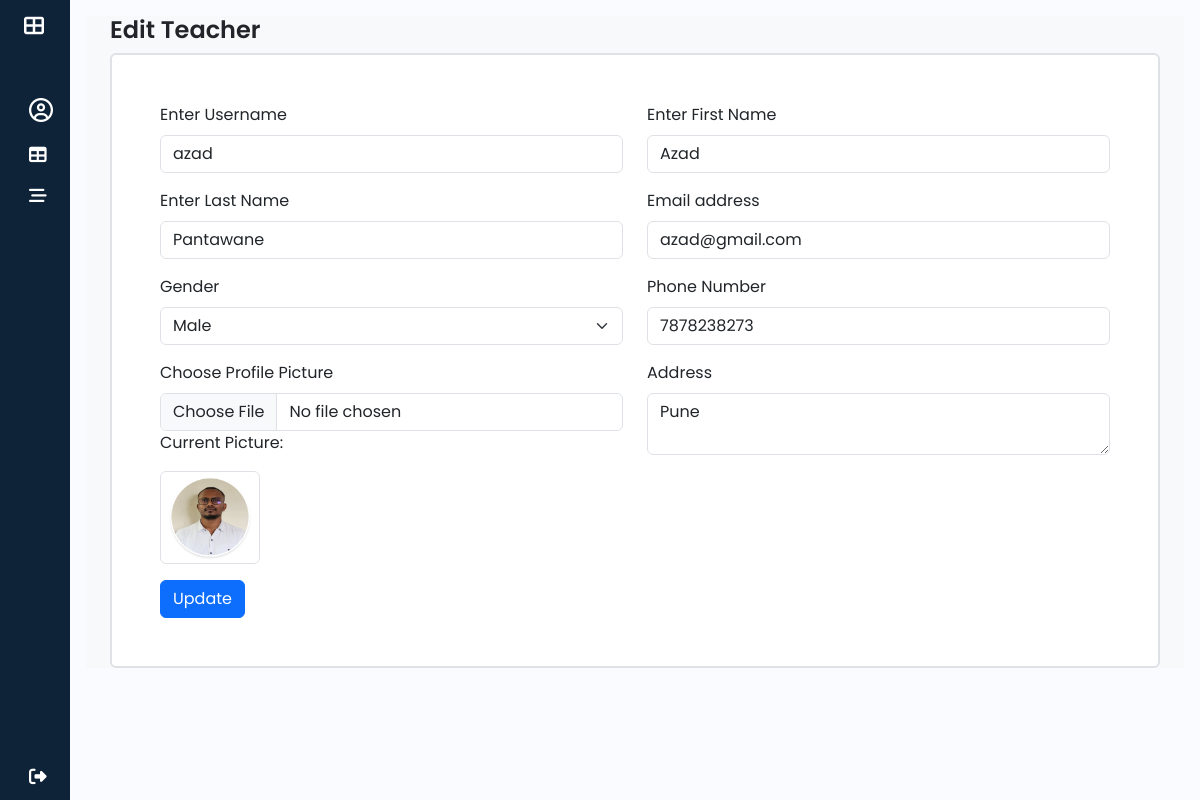
Page /admins/teacher/update/26/ on the committed database.
### attendance/models.py (models this page shows, shortened)
class Teacher(models.Model):
    user = models.OneToOneField(User,on_delete=models.CASCADE,primary_key=True,related_name='teacher_model')
    gender = models.CharField(max_length=20,default='male')
    phone_no = models.CharField(max_length=10,unique=True,null=True,blank=True)
    address = models.TextField(null=True,blank=True)
    joining_date = models.DateField(auto_now_add=True)
    department = models.CharField(max_length=100,null=True,blank=True)
    is_active = models.BooleanField(default=True)
    created_at = models.DateTimeField(auto_now_add=True,blank=True,null=True)
    updated_at = models.DateTimeField(auto_now=True,blank=True,null=True)

class User(AbstractUser):
    USER_TYPE = [
        ('ADMIN', 'Admin'),
        ('STUDENT','student'),
        ('TEACHER','teacher'),
    ]
    user_type = models.CharField(max_length=25,choices = USER_TYPE,default='STUDENT',null=False,blank=False)
    profile_pic = models.ImageField(upload_to='profile_pics/',null=True,blank=True)
    email_verified = models.BooleanField(default=False)
    otp = models.CharField(max_length=6, blank=True, null=True)
    groups = models.ManyToManyField(
        Group,
        related_name="custom_user_groups",  # Avoids conflict with auth.User.groups
        blank=True
    )
    user_permissions = models.ManyToManyField(
        Permission,
        related_name="custom_user_permissions",  # Avoids conflict with auth.User.user_permissions
        blank=True
    )

### ITP_STU_ATTENDANCE/adminViews.py (the view, shortened to what this page needs)
# urls.py: path('admins/teacher/update/<int:id>/',adminViews.teacher_edit,name="teacher_edit"),
def teacher_edit(request,id):
    teacher = get_object_or_404(Teacher,user_id=id)
    return render(request, 'admin/editTeacher.html', {'teacher': teacher})

### templates/admin/editTeacher.html (shortened to what this page needs)
{% extends "base.html" %}
{% block content %}
    <section class="container-fluid bg-light" id="main-content">
        <section class="container">
            <h1>Edit Teacher</h1>
            <div class="content bg-white p-5 my-auto border border-2 rounded">
                <form method="POST" enctype="multipart/form-data">
                    <div class="row">
                        <div class="mb-3 col-12 col-md-6">
                            <label for="username" class="form-label">Enter Username</label>
                            <input type="text" class="form-control" id="username" name="username" value="{{ teacher.user.username }}" placeholder="Username">
                        </div>
                        <div class="mb-3 col-12 col-md-6">
                            <label for="FirstName" class="form-label">Enter First Name</label>
                            <input type="text" class="form-control" id="FirstName" name="firstname" value="{{ teacher.user.first_name }}" placeholder="First Name">
                        </div>
                        <div class="mb-3 col-12 col-md-6">
                            <label for="LastName" class="form-label">Enter Last Name</label>
                            <input type="text" class="form-control" id="LastName" name="lastname" value="{{ teacher.user.last_name }}" placeholder="Last Name">
                        </div>
                        <div class="mb-3 col-12 col-md-6">
                          <label for="Email" class="form-label">Email address</label>
                          <input type="email" class="form-control" id="Email" name="email" value="{{ teacher.user.email }}" placeholder="Enter email">
                        </div>
                        <div class="mb-3 col-12 col-md-6">
                            <label for="gender" class="form-label">Gender</label>
                            <select class="form-select" name="gender">
                                <option value="male" {% if teacher.gender == 'male' %}selected{% endif %}>Male</option>
                            </select>
                        </div>
                        <div class="mb-3 col-12 col-md-6">
                            <label for="phonono" class="form-label">Phone Number</label>
                            <input type="tel" class="form-control" id="phonono" name="phonono" value="{{ teacher.phone_no }}" maxlength="10" placeholder="Enter Phone Number">
                        </div>
                        <div class="mb-3 col-12 col-md-6">
                            <label for="formFile" class="form-label">Choose Profile Picture</label>
                            <input class="form-control" type="file" id="formFile" name="profile">
                            {% if teacher.user.profile_pic %}
                                <p>Current Picture:</p>
                                <img src="{{ teacher.user.profile_pic.url }}" alt="Profile Picture" class="img-thumbnail" width="100">
                            {% endif %}
                        </div>
                        <div class="mb-3 col-12 col-md-6">
                            <label for="address" class="form-label">Address</label>
                            <textarea class="form-control" type="textarea" id="address" name="address">{{teacher.address}}</textarea>
                        </div>
                    </div>
                    <button type="submit" class="btn btn-primary">Update</button>
                </form>
            </div>
        </section>
    </section>
{% endblock content %}

### static/css/sidebar.css (style rules this page uses)
h1 { font-weight: 600; font-size: 1.5rem; }
body { font-family: 'Poppins', sans-serif; }

### rows in the picture
Teacher: username "azad", firstname "Azad", lastname "Pantawane", email "azad@gmail.com", gender "Male", phonono "7878238273", user.profile_pic (picture), address "Pune"
